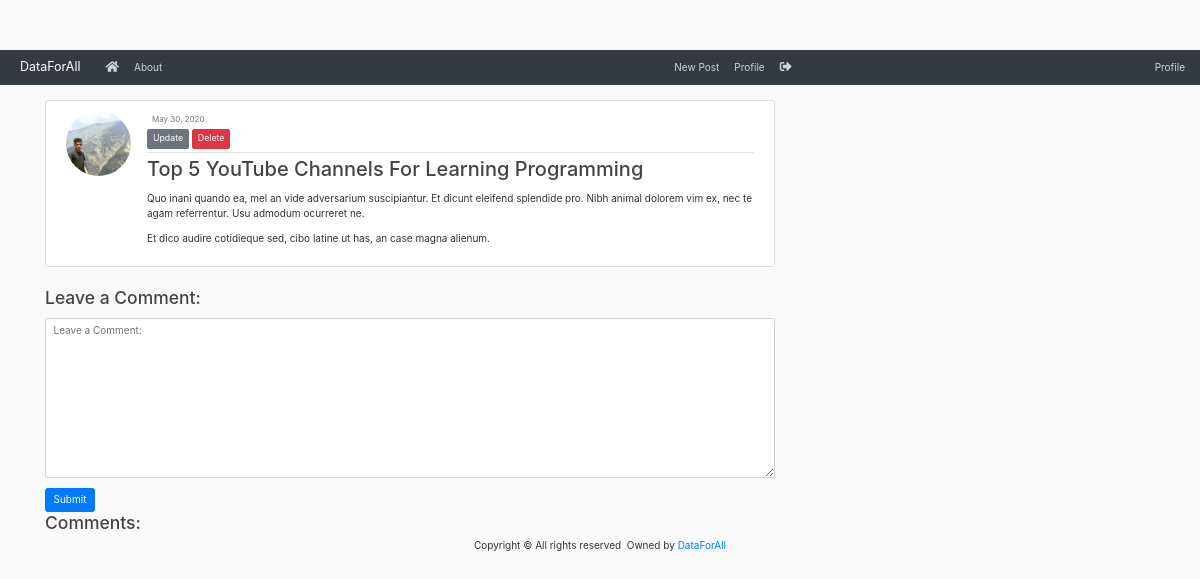
Before: /post/28/ (signed in) with the older database file.
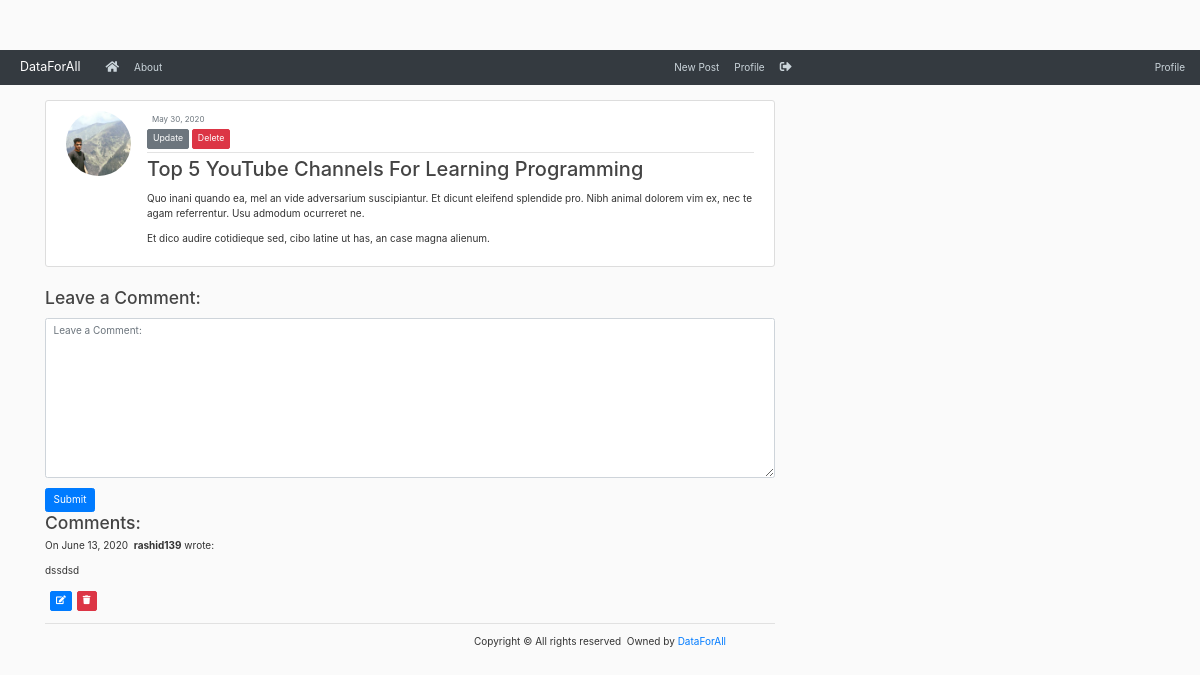
After: the same page with the newer database file.
### blog/models.py (models this page shows, shortened)
class Comment(models.Model):
    author = models.CharField(max_length = 100)
    body = models.TextField()
    created_on = models.DateTimeField(auto_now_add=True)
    post = models.ForeignKey('Post', on_delete=models.CASCADE)

### blog/views.py (the view, shortened to what this page needs)
# urls.py: path('post/<int:pk>/', views.PostDetailView.as_view(), name='post-detail'),
class PostDetailView(LoginRequiredMixin, DetailView):
    model = Post
    form_class = CommentForm
    template_name = 'blog/post_detail.html'
    def get(self, request, *args, **kwargs):
        post = Post.objects.get(pk=self.kwargs['pk'])
        form = self.form_class()
        comments = Comment.objects.filter(post = post).order_by('-id')
        context = {
            'post': post,
            'comments': comments,
            'form': form
        }
        return render(request, self.template_name, context)

### blog/forms.py
class CommentForm(forms.ModelForm):
    body = forms.CharField(widget= forms.Textarea(
        attrs= {
            "class": "form-control",
            "placeholder": "Leave a Comment: "
        }
    ))
    class Meta:
        model = Comment
        fields = '__all__'
        exclude = ('author', )

### blog/templates/blog/post_detail.html (shortened to what this page needs)
{% extends 'blog/base.html' %}
{% load static %}
{% block content %}
    <article class="media content-section">
        <img class="rounded-circle article-img" src="{{ post.author.profile.image.url }}">
        <div class="media-body">
            <div class="article-metadata">
                <small class="text-muted">{{ post.date_posted | date:"F d, Y" }}</small>
                {% if post.author == user %}
                    <div>
                        <a class="btn btn-secondary btn-sm mt-1 mb-1" href="{% url 'post-update' post.id %}">Update</a>
                        <a class="btn btn-danger btn-sm mt-1 mb-1" href="{% url 'post-delete' post.id %}">Delete</a>
                    </div>
                {% endif %}
            </div>
        <h2 class="article-title" >{{ post.title }}</h2>
        <p class="article-content">{{ post.content | linebreaks }}</p>
        </div>
    </article>
    <h3 class="article-title">Leave a Comment: </h1>
    <form action="" method="POST">
        <div class="form-group">
            {{ form.body }}
        </div>
        <button type="submit" class="btn btn-primary">Submit</button>
    </form>
    <h3 class="article-title">Comments: </h3>
    {% if user.is_authenticated %}
        {% for comment in comments %}
        <div class="media-body bg-olive">
            <p>
                On {{comment.created_on.date }}&nbsp;
                <b>{{ comment.author }}</b> wrote:
                <p>{{ comment.body }}</p>
                {% if comment.author == request.user.username %}
                    <div>
                        <button type="button" class="btn btn-primary btn-sm mt-1 mb-1 ml-2" id="edit{{comment.pk}}" data-catid="{{comment.pk}}" onclick="updateComment({{comment.pk}})"><i class="fas fa-edit"></i></a>
                        <button class="btn btn-danger btn-sm mt-1 mb-1 ml-2" id="{{comment.pk}}" onclick="deleteComment(this.id)"><i class="fas fa-trash"></i></button>
                    </div>
                {% endif %}
            </p>
            <hr>
        </div>
        {% endfor %}
    {% else %}
        <h5 class="article-title"> Please Login: <a class="btn btn-link" href="{% url 'login' %}">Login</a></h5>
    {% endif %}
{% endblock %}}

Changed rows visible on the page:
added Comment: created_on "June 13, 2020", author "rashid139", body "dssdsd"
